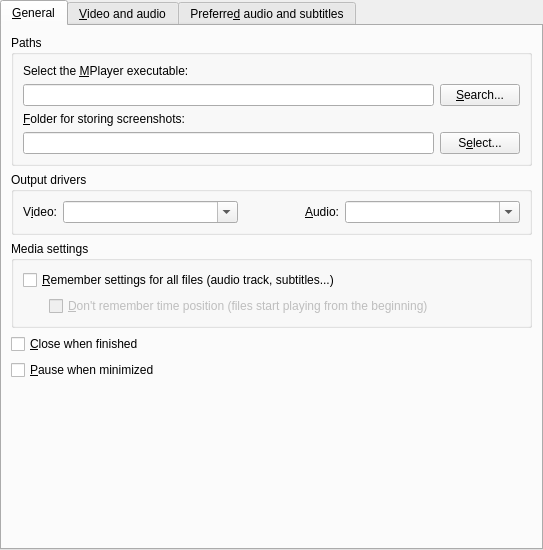
<ui version="4.0" >
 <class>PrefGeneral</class>
 <widget class="QWidget" name="PrefGeneral" >
  <property name="geometry" >
   <rect>
    <x>0</x>
    <y>0</y>
    <width>543</width>
    <height>550</height>
   </rect>
  </property>
  <property name="windowIcon" >
   <iconset/>
  </property>
  <layout class="QVBoxLayout" >
   <property name="margin" >
    <number>0</number>
   </property>
   <property name="spacing" >
    <number>0</number>
   </property>
   <item>
    <widget class="QTabWidget" name="general_tab" >
     <property name="currentIndex" >
      <number>0</number>
     </property>
     <widget class="QWidget" name="tab" >
      <attribute name="title" >
       <string>&amp;General</string>
      </attribute>
      <layout class="QVBoxLayout" >
       <property name="margin" >
        <number>9</number>
       </property>
       <property name="spacing" >
        <number>6</number>
       </property>
       <item>
        <widget class="QGroupBox" name="groupBox" >
         <property name="title" >
          <string>Paths</string>
         </property>
         <layout class="QVBoxLayout" >
          <property name="margin" >
           <number>9</number>
          </property>
          <property name="spacing" >
           <number>6</number>
          </property>
          <item>
           <widget class="QLabel" name="textLabel1_2" >
            <property name="text" >
             <string>Select the &amp;MPlayer executable:</string>
            </property>
            <property name="wordWrap" >
             <bool>false</bool>
            </property>
            <property name="buddy" >
             <cstring>mplayerbin_edit</cstring>
            </property>
           </widget>
          </item>
          <item>
           <layout class="QHBoxLayout" >
            <property name="margin" >
             <number>0</number>
            </property>
            <property name="spacing" >
             <number>6</number>
            </property>
            <item>
             <widget class="QLineEdit" name="mplayerbin_edit" />
            </item>
            <item>
             <widget class="QPushButton" name="searchButton" >
              <property name="text" >
               <string>&amp;Search...</string>
              </property>
             </widget>
            </item>
           </layout>
          </item>
          <item>
           <widget class="QLabel" name="textLabel1_6" >
            <property name="text" >
             <string>&amp;Folder for storing screenshots:</string>
            </property>
            <property name="wordWrap" >
             <bool>false</bool>
            </property>
            <property name="buddy" >
             <cstring>screenshot_edit</cstring>
            </property>
           </widget>
          </item>
          <item>
           <layout class="QHBoxLayout" >
            <property name="margin" >
             <number>0</number>
            </property>
            <property name="spacing" >
             <number>6</number>
            </property>
            <item>
             <widget class="QLineEdit" name="screenshot_edit" />
            </item>
            <item>
             <widget class="QPushButton" name="selectButton" >
              <property name="text" >
               <string>S&amp;elect...</string>
              </property>
             </widget>
            </item>
           </layout>
          </item>
         </layout>
        </widget>
       </item>
       <item>
        <widget class="QGroupBox" name="groupBox_2" >
         <property name="title" >
          <string>Output drivers</string>
         </property>
         <layout class="QHBoxLayout" >
          <property name="margin" >
           <number>9</number>
          </property>
          <property name="spacing" >
           <number>6</number>
          </property>
          <item>
           <widget class="QLabel" name="vo_label" >
            <property name="text" >
             <string>V&amp;ideo:</string>
            </property>
            <property name="wordWrap" >
             <bool>false</bool>
            </property>
            <property name="buddy" >
             <cstring>vo_combo</cstring>
            </property>
           </widget>
          </item>
          <item>
           <widget class="MyComboBox" name="vo_combo" >
            <property name="sizePolicy" >
             <sizepolicy>
              <hsizetype>7</hsizetype>
              <vsizetype>0</vsizetype>
              <horstretch>0</horstretch>
              <verstretch>0</verstretch>
             </sizepolicy>
            </property>
            <property name="editable" >
             <bool>true</bool>
            </property>
           </widget>
          </item>
          <item>
           <spacer>
            <property name="orientation" >
             <enum>Qt::Horizontal</enum>
            </property>
            <property name="sizeType" >
             <enum>QSizePolicy::Preferred</enum>
            </property>
            <property name="sizeHint" >
             <size>
              <width>61</width>
              <height>21</height>
             </size>
            </property>
           </spacer>
          </item>
          <item>
           <widget class="QLabel" name="ao_label" >
            <property name="text" >
             <string>&amp;Audio:</string>
            </property>
            <property name="wordWrap" >
             <bool>false</bool>
            </property>
            <property name="buddy" >
             <cstring>ao_combo</cstring>
            </property>
           </widget>
          </item>
          <item>
           <widget class="MyComboBox" name="ao_combo" >
            <property name="sizePolicy" >
             <sizepolicy>
              <hsizetype>7</hsizetype>
              <vsizetype>0</vsizetype>
              <horstretch>0</horstretch>
              <verstretch>0</verstretch>
             </sizepolicy>
            </property>
            <property name="editable" >
             <bool>true</bool>
            </property>
           </widget>
          </item>
         </layout>
        </widget>
       </item>
       <item>
        <widget class="QGroupBox" name="groupBox_3" >
         <property name="title" >
          <string>Media settings</string>
         </property>
         <layout class="QGridLayout" >
          <property name="margin" >
           <number>9</number>
          </property>
          <property name="spacing" >
           <number>6</number>
          </property>
          <item row="1" column="0" >
           <spacer>
            <property name="orientation" >
             <enum>Qt::Horizontal</enum>
            </property>
            <property name="sizeType" >
             <enum>QSizePolicy::Minimum</enum>
            </property>
            <property name="sizeHint" >
             <size>
              <width>20</width>
              <height>20</height>
             </size>
            </property>
           </spacer>
          </item>
          <item row="1" column="1" >
           <widget class="QCheckBox" name="dont_remember_time_check" >
            <property name="enabled" >
             <bool>false</bool>
            </property>
            <property name="sizePolicy" >
             <sizepolicy>
              <hsizetype>3</hsizetype>
              <vsizetype>0</vsizetype>
              <horstretch>0</horstretch>
              <verstretch>0</verstretch>
             </sizepolicy>
            </property>
            <property name="text" >
             <string>&amp;Don't remember time position (files start playing from the beginning)</string>
            </property>
           </widget>
          </item>
          <item row="0" column="0" colspan="2" >
           <widget class="QCheckBox" name="remember_all_check" >
            <property name="text" >
             <string>&amp;Remember settings for all files (audio track, subtitles...)</string>
            </property>
           </widget>
          </item>
         </layout>
        </widget>
       </item>
       <item>
        <widget class="QCheckBox" name="close_on_finish_check" >
         <property name="text" >
          <string>&amp;Close when finished</string>
         </property>
        </widget>
       </item>
       <item>
        <widget class="QCheckBox" name="pause_if_hidden_check" >
         <property name="text" >
          <string>&amp;Pause when minimized</string>
         </property>
        </widget>
       </item>
       <item>
        <spacer>
         <property name="orientation" >
          <enum>Qt::Vertical</enum>
         </property>
         <property name="sizeType" >
          <enum>QSizePolicy::Expanding</enum>
         </property>
         <property name="sizeHint" >
          <size>
           <width>31</width>
           <height>61</height>
          </size>
         </property>
        </spacer>
       </item>
      </layout>
     </widget>
     <widget class="QWidget" name="video_and_audio_tab" >
      <attribute name="title" >
       <string>&amp;Video and audio</string>
      </attribute>
      <layout class="QVBoxLayout" >
       <property name="margin" >
        <number>9</number>
       </property>
       <property name="spacing" >
        <number>6</number>
       </property>
       <item>
        <widget class="QGroupBox" name="groupBox_5" >
         <property name="title" >
          <string>Video</string>
         </property>
         <layout class="QVBoxLayout" >
          <property name="margin" >
           <number>9</number>
          </property>
          <property name="spacing" >
           <number>6</number>
          </property>
          <item>
           <widget class="QCheckBox" name="eq2_check" >
            <property name="text" >
             <string>&amp;Use software video equalizer</string>
            </property>
           </widget>
          </item>
          <item>
           <layout class="QHBoxLayout" >
            <property name="margin" >
             <number>0</number>
            </property>
            <property name="spacing" >
             <number>6</number>
            </property>
            <item>
             <widget class="QCheckBox" name="postprocessing_check" >
              <property name="text" >
               <string>&amp;Enable postprocessing by default</string>
              </property>
             </widget>
            </item>
            <item>
             <spacer>
              <property name="orientation" >
               <enum>Qt::Horizontal</enum>
              </property>
              <property name="sizeType" >
               <enum>QSizePolicy::Expanding</enum>
              </property>
              <property name="sizeHint" >
               <size>
                <width>51</width>
                <height>21</height>
               </size>
              </property>
             </spacer>
            </item>
            <item>
             <widget class="QLabel" name="textLabel1_5" >
              <property name="text" >
               <string>&amp;Quality:</string>
              </property>
              <property name="wordWrap" >
               <bool>false</bool>
              </property>
              <property name="buddy" >
               <cstring>autoq_spin</cstring>
              </property>
             </widget>
            </item>
            <item>
             <widget class="QSpinBox" name="autoq_spin" >
              <property name="maximum" >
               <number>6</number>
              </property>
              <property name="minimum" >
               <number>1</number>
              </property>
             </widget>
            </item>
           </layout>
          </item>
          <item>
           <widget class="QCheckBox" name="direct_rendering_check" >
            <property name="text" >
             <string>D&amp;irect rendering</string>
            </property>
           </widget>
          </item>
          <item>
           <widget class="QCheckBox" name="double_buffer_check" >
            <property name="text" >
             <string>Dou&amp;ble buffering</string>
            </property>
           </widget>
          </item>
          <item>
           <widget class="QCheckBox" name="start_fullscreen_check" >
            <property name="text" >
             <string>Start videos in &amp;fullscreen</string>
            </property>
           </widget>
          </item>
          <item>
           <widget class="QCheckBox" name="screensaver_check" >
            <property name="text" >
             <string>Disable &amp;screensaver</string>
            </property>
           </widget>
          </item>
         </layout>
        </widget>
       </item>
       <item>
        <widget class="QGroupBox" name="groupBox_6" >
         <property name="title" >
          <string>Audio</string>
         </property>
         <layout class="QVBoxLayout" >
          <property name="margin" >
           <number>9</number>
          </property>
          <property name="spacing" >
           <number>6</number>
          </property>
          <item>
           <layout class="QHBoxLayout" >
            <property name="margin" >
             <number>0</number>
            </property>
            <property name="spacing" >
             <number>6</number>
            </property>
            <item>
             <widget class="QCheckBox" name="softvol_check" >
              <property name="text" >
               <string>Use s&amp;oftware volume control</string>
              </property>
             </widget>
            </item>
            <item>
             <spacer>
              <property name="orientation" >
               <enum>Qt::Horizontal</enum>
              </property>
              <property name="sizeType" >
               <enum>QSizePolicy::Expanding</enum>
              </property>
              <property name="sizeHint" >
               <size>
                <width>70</width>
                <height>21</height>
               </size>
              </property>
             </spacer>
            </item>
            <item>
             <widget class="QLabel" name="amplification_label" >
              <property name="enabled" >
               <bool>false</bool>
              </property>
              <property name="text" >
               <string>Ma&amp;x. Amplification:</string>
              </property>
              <property name="wordWrap" >
               <bool>false</bool>
              </property>
              <property name="buddy" >
               <cstring>softvol_max_spin</cstring>
              </property>
             </widget>
            </item>
            <item>
             <widget class="QSpinBox" name="softvol_max_spin" >
              <property name="enabled" >
               <bool>false</bool>
              </property>
              <property name="maximum" >
               <number>10000</number>
              </property>
              <property name="minimum" >
               <number>10</number>
              </property>
             </widget>
            </item>
           </layout>
          </item>
          <item>
           <widget class="QCheckBox" name="hwac3_check" >
            <property name="text" >
             <string>&amp;AC3/DTS pass-through S/PDIF</string>
            </property>
           </widget>
          </item>
          <item>
           <widget class="QCheckBox" name="volnorm_check" >
            <property name="text" >
             <string>Volume &amp;normalization by default</string>
            </property>
           </widget>
          </item>
          <item>
           <layout class="QHBoxLayout" >
            <property name="margin" >
             <number>0</number>
            </property>
            <property name="spacing" >
             <number>6</number>
            </property>
            <item>
             <widget class="QLabel" name="label_6" >
              <property name="text" >
               <string>High speed &amp;playback without altering pitch</string>
              </property>
              <property name="buddy" >
               <cstring>scaletempo_combo</cstring>
              </property>
             </widget>
            </item>
            <item>
             <widget class="TristateCombo" name="scaletempo_combo" >
              <property name="sizePolicy" >
               <sizepolicy>
                <hsizetype>5</hsizetype>
                <vsizetype>0</vsizetype>
                <horstretch>0</horstretch>
                <verstretch>0</verstretch>
               </sizepolicy>
              </property>
             </widget>
            </item>
            <item>
             <spacer>
              <property name="orientation" >
               <enum>Qt::Horizontal</enum>
              </property>
              <property name="sizeHint" >
               <size>
                <width>40</width>
                <height>20</height>
               </size>
              </property>
             </spacer>
            </item>
           </layout>
          </item>
          <item>
           <layout class="QHBoxLayout" >
            <property name="margin" >
             <number>0</number>
            </property>
            <property name="spacing" >
             <number>6</number>
            </property>
            <item>
             <widget class="QCheckBox" name="change_volume_check" >
              <property name="text" >
               <string>&amp;Change volume on every file</string>
              </property>
             </widget>
            </item>
            <item>
             <spacer>
              <property name="orientation" >
               <enum>Qt::Horizontal</enum>
              </property>
              <property name="sizeHint" >
               <size>
                <width>31</width>
                <height>20</height>
               </size>
              </property>
             </spacer>
            </item>
            <item>
             <layout class="QHBoxLayout" >
              <property name="margin" >
               <number>0</number>
              </property>
              <property name="spacing" >
               <number>6</number>
              </property>
              <item>
               <widget class="QLabel" name="default_volume_label" >
                <property name="enabled" >
                 <bool>false</bool>
                </property>
                <property name="text" >
                 <string>&amp;Default volume:</string>
                </property>
                <property name="wordWrap" >
                 <bool>false</bool>
                </property>
                <property name="buddy" >
                 <cstring>initial_volume_slider</cstring>
                </property>
               </widget>
              </item>
              <item>
               <widget class="QSlider" name="initial_volume_slider" >
                <property name="enabled" >
                 <bool>false</bool>
                </property>
                <property name="maximum" >
                 <number>100</number>
                </property>
                <property name="orientation" >
                 <enum>Qt::Horizontal</enum>
                </property>
               </widget>
              </item>
              <item>
               <widget class="QLabel" name="initial_volume_label" >
                <property name="enabled" >
                 <bool>false</bool>
                </property>
                <property name="text" >
                 <string>0</string>
                </property>
               </widget>
              </item>
             </layout>
            </item>
           </layout>
          </item>
          <item>
           <layout class="QHBoxLayout" >
            <property name="margin" >
             <number>0</number>
            </property>
            <property name="spacing" >
             <number>6</number>
            </property>
            <item>
             <spacer>
              <property name="orientation" >
               <enum>Qt::Horizontal</enum>
              </property>
              <property name="sizeType" >
               <enum>QSizePolicy::Minimum</enum>
              </property>
              <property name="sizeHint" >
               <size>
                <width>20</width>
                <height>20</height>
               </size>
              </property>
             </spacer>
            </item>
            <item>
             <widget class="QCheckBox" name="use_volume_option_check" >
              <property name="enabled" >
               <bool>false</bool>
              </property>
              <property name="sizePolicy" >
               <sizepolicy>
                <hsizetype>7</hsizetype>
                <vsizetype>0</vsizetype>
                <horstretch>0</horstretch>
                <verstretch>0</verstretch>
               </sizepolicy>
              </property>
              <property name="text" >
               <string>Change volume just before p&amp;laying (avoids loud volume on startup)</string>
              </property>
             </widget>
            </item>
           </layout>
          </item>
          <item>
           <layout class="QHBoxLayout" >
            <property name="margin" >
             <number>0</number>
            </property>
            <property name="spacing" >
             <number>6</number>
            </property>
            <item>
             <widget class="QLabel" name="label" >
              <property name="text" >
               <string>C&amp;hannels by default:</string>
              </property>
              <property name="buddy" >
               <cstring>channels_combo</cstring>
              </property>
             </widget>
            </item>
            <item>
             <widget class="QComboBox" name="channels_combo" />
            </item>
            <item>
             <spacer>
              <property name="orientation" >
               <enum>Qt::Horizontal</enum>
              </property>
              <property name="sizeHint" >
               <size>
                <width>40</width>
                <height>20</height>
               </size>
              </property>
             </spacer>
            </item>
           </layout>
          </item>
         </layout>
        </widget>
       </item>
       <item>
        <spacer>
         <property name="orientation" >
          <enum>Qt::Vertical</enum>
         </property>
         <property name="sizeType" >
          <enum>QSizePolicy::Expanding</enum>
         </property>
         <property name="sizeHint" >
          <size>
           <width>20</width>
           <height>20</height>
          </size>
         </property>
        </spacer>
       </item>
      </layout>
     </widget>
     <widget class="QWidget" name="tab_2" >
      <attribute name="title" >
       <string>Preferre&amp;d audio and subtitles</string>
      </attribute>
      <layout class="QVBoxLayout" >
       <property name="margin" >
        <number>9</number>
       </property>
       <property name="spacing" >
        <number>6</number>
       </property>
       <item>
        <widget class="QLabel" name="preferred_desc" >
         <property name="text" >
          <string>&lt;Here it goes an explanation text>
For translators: don't translate this text, it will be replaced with another one at runtime.</string>
         </property>
         <property name="wordWrap" >
          <bool>true</bool>
         </property>
        </widget>
       </item>
       <item>
        <widget class="Line" name="line" >
         <property name="orientation" >
          <enum>Qt::Horizontal</enum>
         </property>
        </widget>
       </item>
       <item>
        <layout class="QGridLayout" >
         <property name="margin" >
          <number>0</number>
         </property>
         <property name="spacing" >
          <number>6</number>
         </property>
         <item row="1" column="2" >
          <spacer>
           <property name="orientation" >
            <enum>Qt::Horizontal</enum>
           </property>
           <property name="sizeHint" >
            <size>
             <width>40</width>
             <height>20</height>
            </size>
           </property>
          </spacer>
         </item>
         <item row="2" column="2" >
          <spacer>
           <property name="orientation" >
            <enum>Qt::Horizontal</enum>
           </property>
           <property name="sizeHint" >
            <size>
             <width>40</width>
             <height>20</height>
            </size>
           </property>
          </spacer>
         </item>
         <item row="2" column="1" >
          <widget class="QLineEdit" name="subtitle_lang_edit" />
         </item>
         <item row="1" column="0" >
          <widget class="QLabel" name="textLabel1_20" >
           <property name="text" >
            <string>A&amp;udio:</string>
           </property>
           <property name="alignment" >
            <set>Qt::AlignRight|Qt::AlignTrailing|Qt::AlignVCenter</set>
           </property>
           <property name="wordWrap" >
            <bool>false</bool>
           </property>
           <property name="buddy" >
            <cstring>audio_lang_edit</cstring>
           </property>
          </widget>
         </item>
         <item row="1" column="1" >
          <widget class="QLineEdit" name="audio_lang_edit" />
         </item>
         <item row="2" column="0" >
          <widget class="QLabel" name="textLabel2_11" >
           <property name="text" >
            <string>Su&amp;btitles:</string>
           </property>
           <property name="alignment" >
            <set>Qt::AlignRight|Qt::AlignTrailing|Qt::AlignVCenter</set>
           </property>
           <property name="wordWrap" >
            <bool>false</bool>
           </property>
           <property name="buddy" >
            <cstring>subtitle_lang_edit</cstring>
           </property>
          </widget>
         </item>
         <item row="0" column="0" colspan="3" >
          <widget class="QLabel" name="label_5" >
           <property name="text" >
            <string>Preferred language:</string>
           </property>
          </widget>
         </item>
        </layout>
       </item>
       <item>
        <widget class="Line" name="line_2" >
         <property name="orientation" >
          <enum>Qt::Horizontal</enum>
         </property>
        </widget>
       </item>
       <item>
        <layout class="QGridLayout" >
         <property name="margin" >
          <number>0</number>
         </property>
         <property name="spacing" >
          <number>6</number>
         </property>
         <item row="1" column="1" >
          <widget class="QSpinBox" name="audio_track_spin" >
           <property name="maximum" >
            <number>99</number>
           </property>
           <property name="minimum" >
            <number>1</number>
           </property>
          </widget>
         </item>
         <item row="1" column="0" >
          <widget class="QLabel" name="label_3" >
           <property name="text" >
            <string>Audi&amp;o:</string>
           </property>
           <property name="alignment" >
            <set>Qt::AlignRight|Qt::AlignTrailing|Qt::AlignVCenter</set>
           </property>
           <property name="buddy" >
            <cstring>audio_track_spin</cstring>
           </property>
          </widget>
         </item>
         <item row="2" column="0" >
          <widget class="QLabel" name="label_4" >
           <property name="text" >
            <string>&amp;Subtitle:</string>
           </property>
           <property name="alignment" >
            <set>Qt::AlignRight|Qt::AlignTrailing|Qt::AlignVCenter</set>
           </property>
           <property name="buddy" >
            <cstring>subtitle_track_spin</cstring>
           </property>
          </widget>
         </item>
         <item row="2" column="2" >
          <spacer>
           <property name="orientation" >
            <enum>Qt::Horizontal</enum>
           </property>
           <property name="sizeHint" >
            <size>
             <width>151</width>
             <height>20</height>
            </size>
           </property>
          </spacer>
         </item>
         <item row="1" column="2" >
          <spacer>
           <property name="orientation" >
            <enum>Qt::Horizontal</enum>
           </property>
           <property name="sizeHint" >
            <size>
             <width>151</width>
             <height>20</height>
            </size>
           </property>
          </spacer>
         </item>
         <item row="2" column="1" >
          <widget class="QSpinBox" name="subtitle_track_spin" >
           <property name="minimum" >
            <number>1</number>
           </property>
          </widget>
         </item>
         <item row="0" column="0" colspan="3" >
          <widget class="QLabel" name="label_2" >
           <property name="text" >
            <string>Or choose a track number:</string>
           </property>
          </widget>
         </item>
        </layout>
       </item>
       <item>
        <spacer>
         <property name="orientation" >
          <enum>Qt::Vertical</enum>
         </property>
         <property name="sizeHint" >
          <size>
           <width>20</width>
           <height>40</height>
          </size>
         </property>
        </spacer>
       </item>
      </layout>
     </widget>
    </widget>
   </item>
  </layout>
 </widget>
 <customwidgets>
  <customwidget>
   <class>MyComboBox</class>
   <extends>QComboBox</extends>
   <header>mycombobox.h</header>
  </customwidget>
  <customwidget>
   <class>TristateCombo</class>
   <extends>QComboBox</extends>
   <header>tristatecombo.h</header>
  </customwidget>
 </customwidgets>
 <tabstops>
  <tabstop>general_tab</tabstop>
  <tabstop>mplayerbin_edit</tabstop>
  <tabstop>searchButton</tabstop>
  <tabstop>screenshot_edit</tabstop>
  <tabstop>selectButton</tabstop>
  <tabstop>vo_combo</tabstop>
  <tabstop>ao_combo</tabstop>
  <tabstop>remember_all_check</tabstop>
  <tabstop>dont_remember_time_check</tabstop>
  <tabstop>eq2_check</tabstop>
  <tabstop>postprocessing_check</tabstop>
  <tabstop>autoq_spin</tabstop>
  <tabstop>start_fullscreen_check</tabstop>
  <tabstop>screensaver_check</tabstop>
  <tabstop>softvol_check</tabstop>
  <tabstop>softvol_max_spin</tabstop>
  <tabstop>hwac3_check</tabstop>
  <tabstop>volnorm_check</tabstop>
 </tabstops>
 <resources/>
 <connections>
  <connection>
   <sender>softvol_check</sender>
   <signal>toggled(bool)</signal>
   <receiver>softvol_max_spin</receiver>
   <slot>setEnabled(bool)</slot>
   <hints>
    <hint type="sourcelabel" >
     <x>124</x>
     <y>256</y>
    </hint>
    <hint type="destinationlabel" >
     <x>504</x>
     <y>256</y>
    </hint>
   </hints>
  </connection>
  <connection>
   <sender>softvol_check</sender>
   <signal>toggled(bool)</signal>
   <receiver>amplification_label</receiver>
   <slot>setEnabled(bool)</slot>
   <hints>
    <hint type="sourcelabel" >
     <x>124</x>
     <y>256</y>
    </hint>
    <hint type="destinationlabel" >
     <x>405</x>
     <y>256</y>
    </hint>
   </hints>
  </connection>
  <connection>
   <sender>remember_all_check</sender>
   <signal>toggled(bool)</signal>
   <receiver>dont_remember_time_check</receiver>
   <slot>setEnabled(bool)</slot>
   <hints>
    <hint type="sourcelabel" >
     <x>280</x>
     <y>323</y>
    </hint>
    <hint type="destinationlabel" >
     <x>293</x>
     <y>355</y>
    </hint>
   </hints>
  </connection>
  <connection>
   <sender>change_volume_check</sender>
   <signal>toggled(bool)</signal>
   <receiver>default_volume_label</receiver>
   <slot>setEnabled(bool)</slot>
   <hints>
    <hint type="sourcelabel" >
     <x>211</x>
     <y>342</y>
    </hint>
    <hint type="destinationlabel" >
     <x>305</x>
     <y>344</y>
    </hint>
   </hints>
  </connection>
  <connection>
   <sender>change_volume_check</sender>
   <signal>toggled(bool)</signal>
   <receiver>initial_volume_slider</receiver>
   <slot>setEnabled(bool)</slot>
   <hints>
    <hint type="sourcelabel" >
     <x>118</x>
     <y>341</y>
    </hint>
    <hint type="destinationlabel" >
     <x>431</x>
     <y>345</y>
    </hint>
   </hints>
  </connection>
  <connection>
   <sender>change_volume_check</sender>
   <signal>toggled(bool)</signal>
   <receiver>initial_volume_label</receiver>
   <slot>setEnabled(bool)</slot>
   <hints>
    <hint type="sourcelabel" >
     <x>231</x>
     <y>349</y>
    </hint>
    <hint type="destinationlabel" >
     <x>524</x>
     <y>341</y>
    </hint>
   </hints>
  </connection>
  <connection>
   <sender>initial_volume_slider</sender>
   <signal>valueChanged(int)</signal>
   <receiver>initial_volume_label</receiver>
   <slot>setNum(int)</slot>
   <hints>
    <hint type="sourcelabel" >
     <x>463</x>
     <y>338</y>
    </hint>
    <hint type="destinationlabel" >
     <x>515</x>
     <y>338</y>
    </hint>
   </hints>
  </connection>
  <connection>
   <sender>change_volume_check</sender>
   <signal>toggled(bool)</signal>
   <receiver>use_volume_option_check</receiver>
   <slot>setEnabled(bool)</slot>
   <hints>
    <hint type="sourcelabel" >
     <x>124</x>
     <y>425</y>
    </hint>
    <hint type="destinationlabel" >
     <x>271</x>
     <y>455</y>
    </hint>
   </hints>
  </connection>
 </connections>
</ui>
